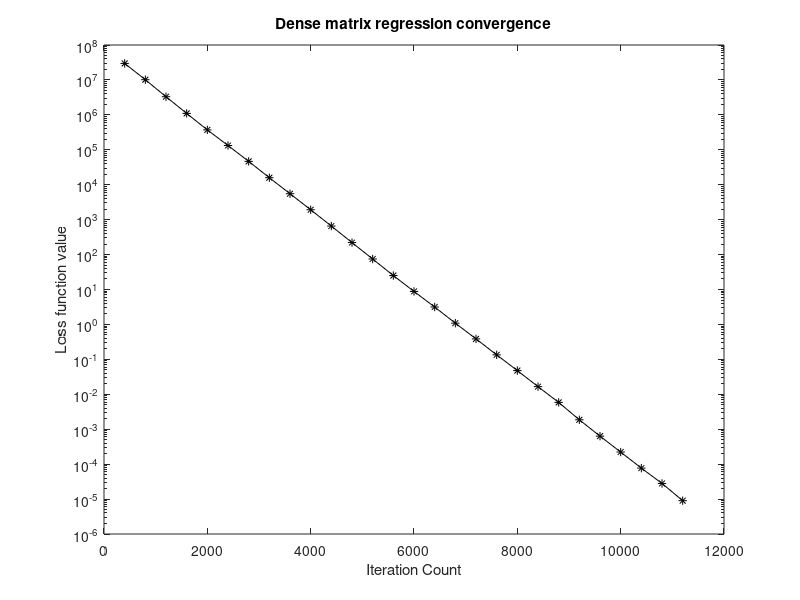

MATLAB code for this plot:
clear alll; close all;

R = load('residuals.txt');

figure();
semilogy(400*(1:length(R)), R, 'k-*');
xlabel('Iteration Count')
ylabel('Loss function value');
title('Dense matrix regression convergence');
